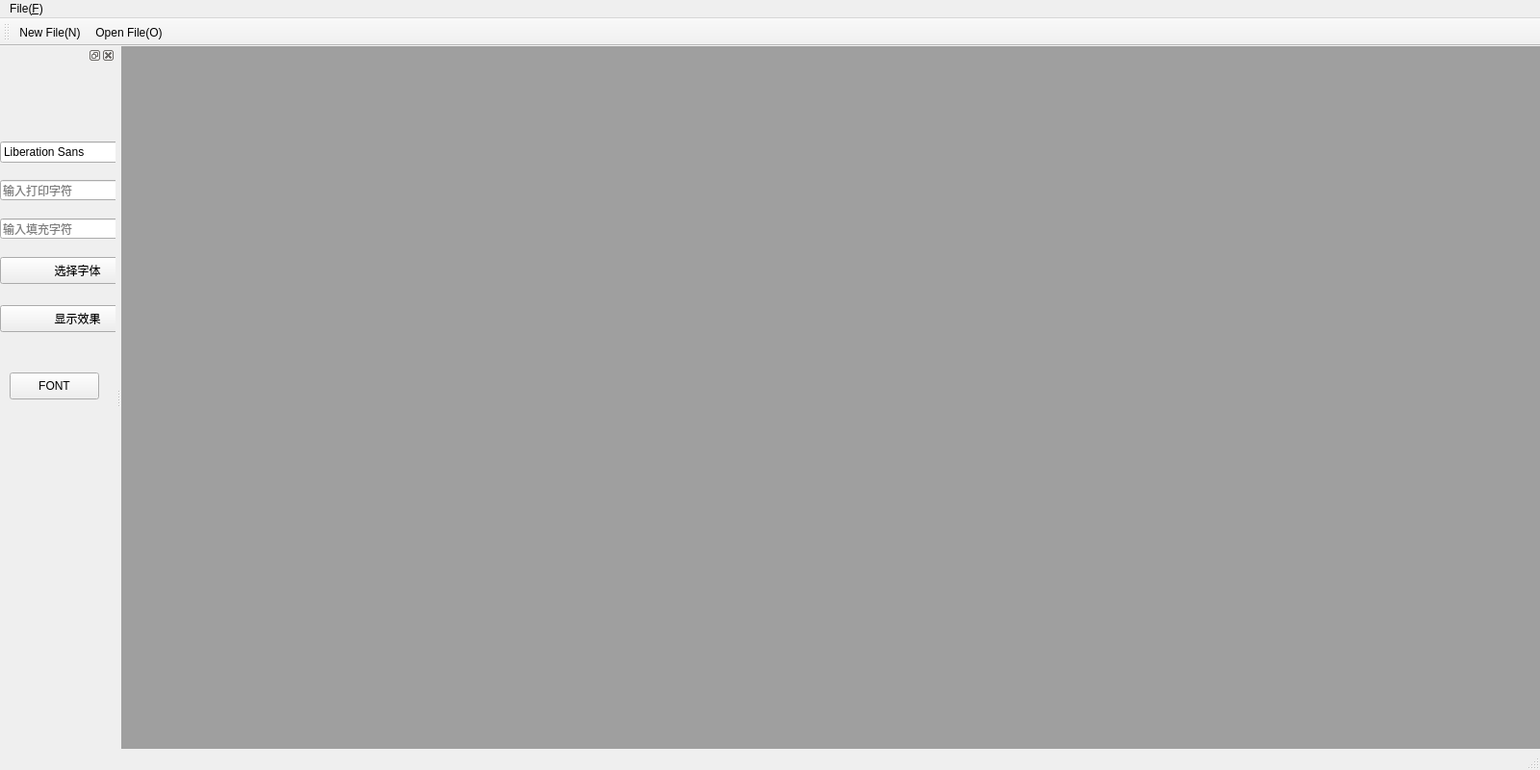
<?xml version="1.0" encoding="UTF-8"?>
<ui version="4.0">
 <class>ZQD</class>
 <widget class="QMainWindow" name="ZQD">
  <property name="geometry">
   <rect>
    <x>0</x>
    <y>0</y>
    <width>1600</width>
    <height>800</height>
   </rect>
  </property>
  <property name="minimumSize">
   <size>
    <width>1600</width>
    <height>800</height>
   </size>
  </property>
  <property name="windowTitle">
   <string>ZQD</string>
  </property>
  <widget class="QWidget" name="centralWidget">
   <widget class="QMdiArea" name="mdiArea">
    <property name="geometry">
     <rect>
      <x>0</x>
      <y>0</y>
      <width>1600</width>
      <height>750</height>
     </rect>
    </property>
    <property name="minimumSize">
     <size>
      <width>1600</width>
      <height>750</height>
     </size>
    </property>
   </widget>
  </widget>
  <widget class="QToolBar" name="mainToolBar">
   <attribute name="toolBarArea">
    <enum>TopToolBarArea</enum>
   </attribute>
   <attribute name="toolBarBreak">
    <bool>false</bool>
   </attribute>
   <addaction name="actionNew_File_N"/>
   <addaction name="actionOpen_File"/>
  </widget>
  <widget class="QStatusBar" name="statusBar"/>
  <widget class="QMenuBar" name="menuBar">
   <property name="geometry">
    <rect>
     <x>0</x>
     <y>0</y>
     <width>1600</width>
     <height>26</height>
    </rect>
   </property>
   <widget class="QMenu" name="menuFile_F">
    <property name="title">
     <string>File(&amp;F)</string>
    </property>
    <addaction name="actionShow_Dock_D"/>
   </widget>
   <addaction name="menuFile_F"/>
  </widget>
  <widget class="QDockWidget" name="dockWidget">
   <property name="minimumSize">
    <size>
     <width>120</width>
     <height>41</height>
    </size>
   </property>
   <attribute name="dockWidgetArea">
    <number>1</number>
   </attribute>
   <widget class="QWidget" name="dockWidgetContents">
    <widget class="QPushButton" name="pushButton">
     <property name="geometry">
      <rect>
       <x>0</x>
       <y>250</y>
       <width>161</width>
       <height>28</height>
      </rect>
     </property>
     <property name="text">
      <string>显示效果</string>
     </property>
    </widget>
    <widget class="QFontComboBox" name="fontComboBox">
     <property name="geometry">
      <rect>
       <x>0</x>
       <y>80</y>
       <width>161</width>
       <height>22</height>
      </rect>
     </property>
    </widget>
    <widget class="QLineEdit" name="lineEdit">
     <property name="geometry">
      <rect>
       <x>0</x>
       <y>160</y>
       <width>161</width>
       <height>21</height>
      </rect>
     </property>
     <property name="placeholderText">
      <string>输入填充字符</string>
     </property>
    </widget>
    <widget class="QPushButton" name="pushButton_2">
     <property name="geometry">
      <rect>
       <x>0</x>
       <y>200</y>
       <width>161</width>
       <height>28</height>
      </rect>
     </property>
     <property name="text">
      <string>选择字体</string>
     </property>
    </widget>
    <widget class="QLineEdit" name="lineEdit_2">
     <property name="geometry">
      <rect>
       <x>0</x>
       <y>120</y>
       <width>161</width>
       <height>21</height>
      </rect>
     </property>
     <property name="placeholderText">
      <string>输入打印字符</string>
     </property>
    </widget>
    <widget class="QPushButton" name="pushButton_3">
     <property name="geometry">
      <rect>
       <x>10</x>
       <y>320</y>
       <width>93</width>
       <height>28</height>
      </rect>
     </property>
     <property name="text">
      <string>FONT</string>
     </property>
    </widget>
   </widget>
  </widget>
  <action name="actionOpen_File">
   <property name="icon">
    <iconset resource="myimages.qrc">
     <normaloff>:/image/images/fileopen.png</normaloff>:/image/images/fileopen.png</iconset>
   </property>
   <property name="text">
    <string>Open File(&amp;O)</string>
   </property>
   <property name="toolTip">
    <string>Open File</string>
   </property>
   <property name="shortcut">
    <string>Ctrl+O</string>
   </property>
  </action>
  <action name="actionNew_File_N">
   <property name="icon">
    <iconset resource="myimages.qrc">
     <normaloff>:/image/images/filenew.png</normaloff>:/image/images/filenew.png</iconset>
   </property>
   <property name="text">
    <string>New File(&amp;N)</string>
   </property>
   <property name="toolTip">
    <string>New File</string>
   </property>
   <property name="shortcut">
    <string>Ctrl+N</string>
   </property>
  </action>
  <action name="actionShow_Dock_D">
   <property name="text">
    <string>Show Dock(&amp;D)</string>
   </property>
  </action>
 </widget>
 <layoutdefault spacing="6" margin="11"/>
 <resources>
  <include location="myimages.qrc"/>
 </resources>
 <connections/>
</ui>
